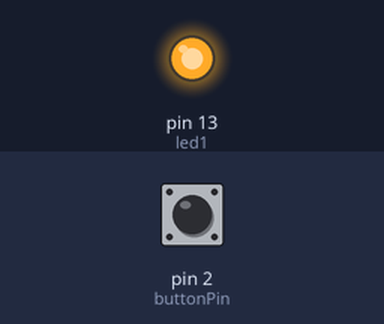
Simulated run of this sketch. Board: Arduino Uno, built with avr-gcc and run on an emulated ATmega328P. Parts: output pins drawn as LEDs (lit = HIGH). The inputs (shaded band) are chosen by the test bench; at power-on: pin 2 (buttonPin) HIGH.

Above: at 0.3 s.
At 12.1 s:
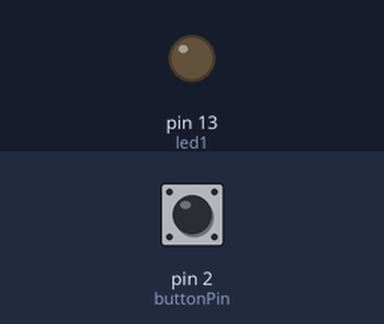
Timing chart, 0 to 17.8 s (numbered marks = the images above):
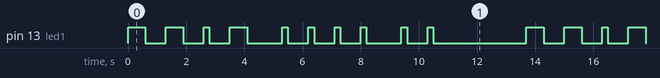

Measured:
- by itself, pin 13 (led1): repeats every 13.7 s: LOW 0.70 s, HIGH 0.60 s, LOW 0.70 s, HIGH 0.20 s, LOW 0.70 s, HIGH 0.60 s, LOW 1.2 s, 3 × (HIGH 0.20 s, LOW 0.70 s), HIGH 0.20 s, LOW 1.2 s, HIGH 0.20 s, LOW 0.70 s, HIGH 0.20 s, LOW 3.2 s, HIGH 0.60 s
- by itself, everything shown: repeats every 13.7 s, in 20 steps

The sketch:

blinking.ino
```cpp
int led1 = LED_BUILTIN;

int buttonPin = 2; // Push button for resetting the name
bool isButtonPressed = false;

void setup() {
  pinMode(led1, OUTPUT);
  pinMode(buttonPin, INPUT_PULLUP);
  attachInterrupt(digitalPinToInterrupt(buttonPin), resetName, FALLING);
}

void loop()
{
  if (isButtonPressed) {
    resetName();
    isButtonPressed = false;
  }

  // M (--)
  blinkDash(); delay(500);
  blinkDash(); delay(500);

  // a (.-)
  blinkDot(); delay(500);
  blinkDash(); delay(1000);

  // h (....)
  blinkDot(); delay(500);
  blinkDot(); delay(500);
  blinkDot(); delay(500);
  blinkDot(); delay(1000);


  // i (..)
  blinkDot(); delay(500);
  blinkDot(); delay(1000);


  delay(2000);  // Gap between words
}

void blinkDot() {
  digitalWrite(led1, HIGH);
  delay(200);
  digitalWrite(led1, LOW);
  delay(200);
}

void blinkDash() {
  digitalWrite(led1, HIGH);
  delay(600);
  digitalWrite(led1, LOW);
  delay(200);
}

void resetName() {
  // Reset the name display here
  digitalWrite(led1, LOW);
  delay(1000);
  digitalWrite(led1, HIGH);
  delay(1000);
  digitalWrite(led1, LOW);
  delay(1000);
}
```
